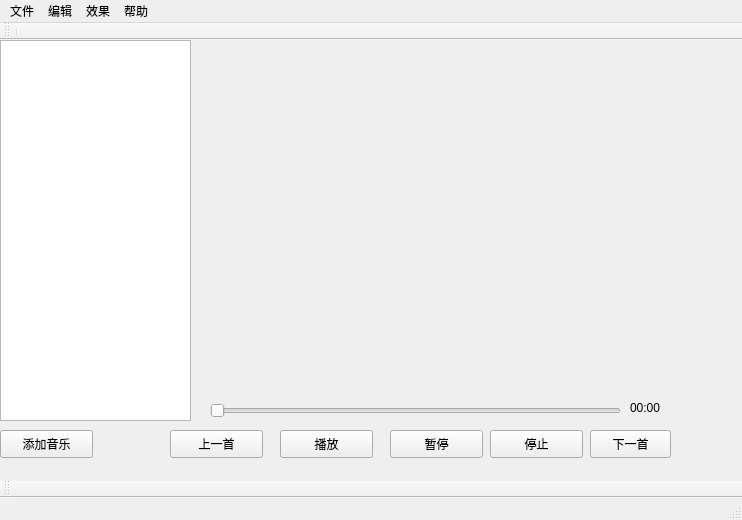
<?xml version="1.0" encoding="UTF-8"?>
<ui version="4.0">
 <class>MainWindow</class>
 <widget class="QMainWindow" name="MainWindow">
  <property name="geometry">
   <rect>
    <x>0</x>
    <y>0</y>
    <width>742</width>
    <height>520</height>
   </rect>
  </property>
  <property name="windowTitle">
   <string>MainWindow</string>
  </property>
  <widget class="QWidget" name="centralWidget">
   <widget class="QListWidget" name="listWidget">
    <property name="geometry">
     <rect>
      <x>0</x>
      <y>0</y>
      <width>191</width>
      <height>381</height>
     </rect>
    </property>
   </widget>
   <widget class="QPushButton" name="PlayButton">
    <property name="geometry">
     <rect>
      <x>280</x>
      <y>390</y>
      <width>93</width>
      <height>28</height>
     </rect>
    </property>
    <property name="text">
     <string>播放</string>
    </property>
   </widget>
   <widget class="QPushButton" name="PauseButton">
    <property name="geometry">
     <rect>
      <x>390</x>
      <y>390</y>
      <width>93</width>
      <height>28</height>
     </rect>
    </property>
    <property name="text">
     <string>暂停</string>
    </property>
   </widget>
   <widget class="QPushButton" name="LastButton">
    <property name="geometry">
     <rect>
      <x>170</x>
      <y>390</y>
      <width>93</width>
      <height>28</height>
     </rect>
    </property>
    <property name="text">
     <string>上一首</string>
    </property>
   </widget>
   <widget class="QPushButton" name="NextButton">
    <property name="geometry">
     <rect>
      <x>590</x>
      <y>390</y>
      <width>81</width>
      <height>28</height>
     </rect>
    </property>
    <property name="text">
     <string>下一首</string>
    </property>
   </widget>
   <widget class="QPushButton" name="AddMuiscButton">
    <property name="geometry">
     <rect>
      <x>0</x>
      <y>390</y>
      <width>93</width>
      <height>28</height>
     </rect>
    </property>
    <property name="text">
     <string>添加音乐</string>
    </property>
   </widget>
   <widget class="QSlider" name="horizontalSlider">
    <property name="geometry">
     <rect>
      <x>210</x>
      <y>360</y>
      <width>411</width>
      <height>22</height>
     </rect>
    </property>
    <property name="orientation">
     <enum>Qt::Horizontal</enum>
    </property>
   </widget>
   <widget class="QPushButton" name="stopButton">
    <property name="geometry">
     <rect>
      <x>490</x>
      <y>390</y>
      <width>93</width>
      <height>28</height>
     </rect>
    </property>
    <property name="text">
     <string>停止</string>
    </property>
   </widget>
   <widget class="QLabel" name="PositionLable">
    <property name="geometry">
     <rect>
      <x>630</x>
      <y>360</y>
      <width>72</width>
      <height>15</height>
     </rect>
    </property>
    <property name="text">
     <string>00:00</string>
    </property>
   </widget>
   <widget class="QLabel" name="MusicName">
    <property name="geometry">
     <rect>
      <x>250</x>
      <y>340</y>
      <width>351</width>
      <height>20</height>
     </rect>
    </property>
    <property name="text">
     <string/>
    </property>
   </widget>
  </widget>
  <widget class="QMenuBar" name="menuBar">
   <property name="geometry">
    <rect>
     <x>0</x>
     <y>0</y>
     <width>742</width>
     <height>26</height>
    </rect>
   </property>
   <widget class="QMenu" name="menu">
    <property name="title">
     <string>文件</string>
    </property>
    <addaction name="actionNew"/>
    <addaction name="actionOpen"/>
    <addaction name="actionSave"/>
    <addaction name="actionSaveAs"/>
   </widget>
   <widget class="QMenu" name="menu_2">
    <property name="title">
     <string>编辑</string>
    </property>
   </widget>
   <widget class="QMenu" name="menu_3">
    <property name="title">
     <string>效果</string>
    </property>
    <addaction name="actionFunction1"/>
    <addaction name="actionFunction2"/>
   </widget>
   <widget class="QMenu" name="menu_4">
    <property name="title">
     <string>帮助</string>
    </property>
    <addaction name="actionAbout"/>
   </widget>
   <addaction name="menu"/>
   <addaction name="menu_2"/>
   <addaction name="menu_3"/>
   <addaction name="menu_4"/>
  </widget>
  <widget class="QToolBar" name="mainToolBar">
   <attribute name="toolBarArea">
    <enum>BottomToolBarArea</enum>
   </attribute>
   <attribute name="toolBarBreak">
    <bool>false</bool>
   </attribute>
  </widget>
  <widget class="QStatusBar" name="statusBar"/>
  <widget class="QToolBar" name="toolBar">
   <property name="windowTitle">
    <string>toolBar</string>
   </property>
   <attribute name="toolBarArea">
    <enum>TopToolBarArea</enum>
   </attribute>
   <attribute name="toolBarBreak">
    <bool>false</bool>
   </attribute>
   <addaction name="separator"/>
  </widget>
  <action name="actionNew">
   <property name="text">
    <string>新建</string>
   </property>
   <property name="shortcut">
    <string>Ctrl+N</string>
   </property>
  </action>
  <action name="actionOpen">
   <property name="text">
    <string>打开</string>
   </property>
  </action>
  <action name="actionSave">
   <property name="text">
    <string>保存</string>
   </property>
  </action>
  <action name="actionSaveAs">
   <property name="text">
    <string>另存为</string>
   </property>
  </action>
  <action name="actionFunction1">
   <property name="text">
    <string>function1</string>
   </property>
  </action>
  <action name="actionFunction2">
   <property name="text">
    <string>function2</string>
   </property>
  </action>
  <action name="actionAbout">
   <property name="text">
    <string>About</string>
   </property>
  </action>
 </widget>
 <layoutdefault spacing="6" margin="11"/>
 <resources/>
 <connections/>
</ui>
